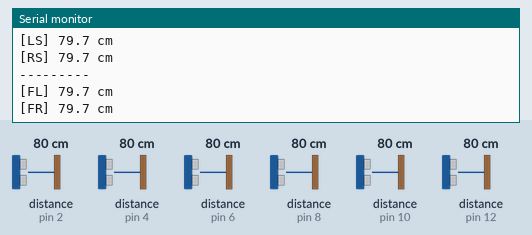
This sketch was run on a simulated Arduino Uno, built with avr-gcc and run on an emulated ATmega328P. Parts: the last lines printed to the serial monitor. Wiring (inferred from the names in the program): 6 × ultrasonic range finder: trigger pin 3, echo pin 2 / trigger pin 5, echo pin 4 / trigger pin 7, echo pin 6 / trigger pin 9, echo pin 8 / trigger pin 11, echo pin 10 / trigger pin 13, echo pin 12. Inputs (shaded band) come from the test bench; at power-on: distance to the obstacle (sensors on pin 2, pin 4, pin 6, pin 8, pin 10, pin 12) 80 cm. The echo pulse lasts 58.3 µs per cm.

Above: at 1.3 s.
1.4 s: distance to the obstacle (sensor on pin 2) set to 2 cm
At 2.1 s:
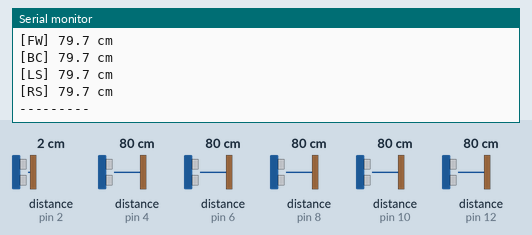
4.7 s: distance to the obstacle (sensor on pin 4) set to 2 cm
7.7 s: distance to the obstacle (sensor on pin 6) set to 2 cm
At 9.1 s:
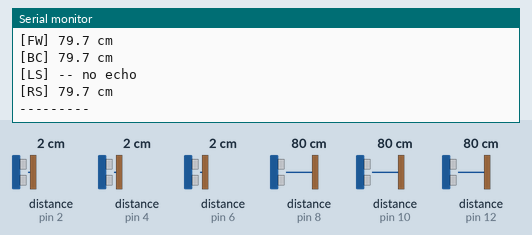
11.0 s: distance to the obstacle (sensor on pin 8) set to 2 cm
At 12.1 s:
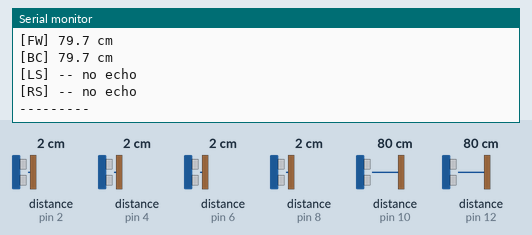

The sketch:

sensor_test.ino
```cpp
/*
 * HC-SR04 Ultrasonic Test Sketch (6 sensors)
 *
 * Prints each sensor on its own line, labelled.
 * Open Serial Monitor @ 9600 baud.
 *
 * Valid range 2-400cm. "-- no echo" means nothing detected / wire issue.
 */

// ---------- YOUR WIRING ----------
#define TRIG_FL 5
#define ECHO_FL 4

#define TRIG_FR 3
#define ECHO_FR 2

#define TRIG_FW 13
#define ECHO_FW 12

#define TRIG_BC 11
#define ECHO_BC 10

#define TRIG_RS 9
#define ECHO_RS 8

#define TRIG_LS 7
#define ECHO_LS 6
// ---------------------------------

const unsigned long PULSE_TIMEOUT_US = 30000UL;  // 30ms

struct Sensor {
  const char* name;
  uint8_t trigPin;
  uint8_t echoPin;
};

Sensor sensors[] = {
  {"FL", TRIG_FL, ECHO_FL},
  {"FR", TRIG_FR, ECHO_FR},
  {"FW", TRIG_FW, ECHO_FW},
  {"BC", TRIG_BC, ECHO_BC},
  {"LS", TRIG_LS, ECHO_LS},
  {"RS", TRIG_RS, ECHO_RS},
};
const int NUM_SENSORS = sizeof(sensors) / sizeof(sensors[0]);

void setup() {
  Serial.begin(9600);
  for (int i = 0; i < NUM_SENSORS; i++) {
    pinMode(sensors[i].trigPin, OUTPUT);
    pinMode(sensors[i].echoPin, INPUT);
    digitalWrite(sensors[i].trigPin, LOW);
  }
  delay(100);
  Serial.println(F("===== HC-SR04 6-SENSOR TEST ====="));
  Serial.println(F("Reading each sensor one at a time"));
  Serial.println(F("================================="));
}

float readDistanceCm(uint8_t trigPin, uint8_t echoPin) {
  digitalWrite(trigPin, LOW);
  delayMicroseconds(3);
  digitalWrite(trigPin, HIGH);
  delayMicroseconds(10);
  digitalWrite(trigPin, LOW);

  unsigned long duration = pulseIn(echoPin, HIGH, PULSE_TIMEOUT_US);
  if (duration == 0) return 0.0;
  float d = duration * 0.01715;        // = duration * 0.0343 / 2
  if (d < 2.0 || d > 400.0) return 0.0;
  return d;
}

void loop() {
  for (int i = 0; i < NUM_SENSORS; i++) {
    float d = readDistanceCm(sensors[i].trigPin, sensors[i].echoPin);
    Serial.print(F("["));
    Serial.print(sensors[i].name);
    Serial.print(F("] "));
    if (d <= 0) {
      Serial.println(F("-- no echo"));
    } else {
      Serial.print(d, 1);
      Serial.println(F(" cm"));
    }
    delay(80);   // gap to avoid cross-talk + give you time to read
  }
  Serial.println(F("---------"));
  delay(500);
}
```

Measured:
- after the input at 7.7 s, the serial monitor: prints a new line after 0.85 s (image 2)
- after the input at 11.0 s, the serial monitor: prints a new line after 0.63 s (image 3)
